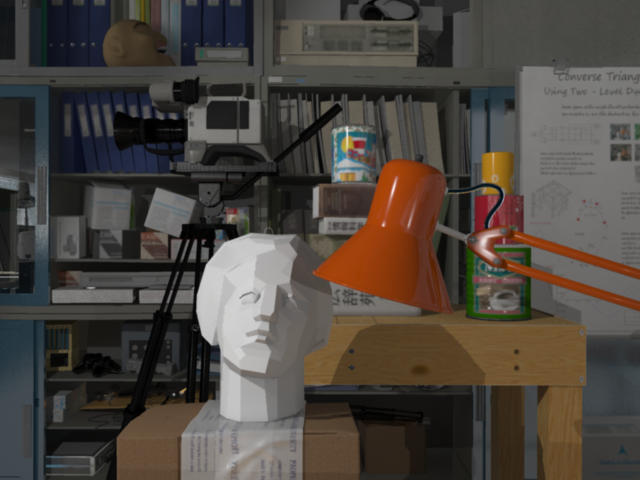
#> input picture Visual Odometry/Depth-Rectification-on-host-static/L_00001.png, 640 x 480 px
$ python test.py
#> lines starting #> are read from the running program, lines starting #| are printed output that depends on the picture
import cv2
import numpy as np
img1 = cv2.imread('./Depth-Rectification-on-host-static/L_00001.png')
#> img1 is the input picture: shape (480, 640, 3); mean B, G, R 63.6, 69.7, 76.3
img2 = cv2.imread('./Depth-Rectification-on-host-static/R_00001.png')
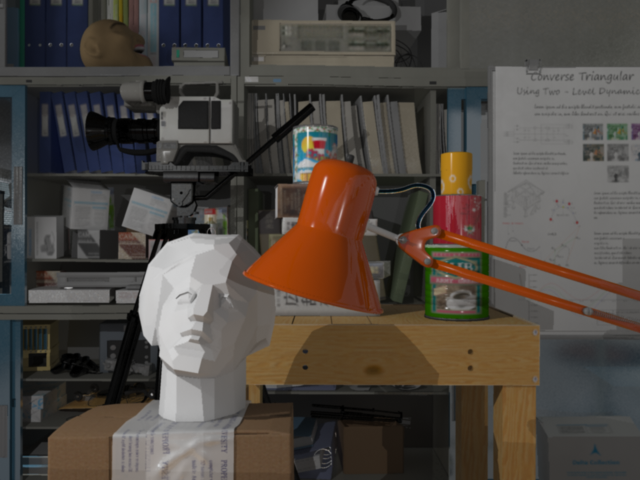
#> input picture Visual Odometry/Depth-Rectification-on-host-static/R_00001.png, 640 x 480 px
#> img2 is the input picture: shape (480, 640, 3); mean B, G, R 64.2, 70.6, 77.6
gray1 = cv2.cvtColor(img1, cv2.COLOR_BGR2GRAY)
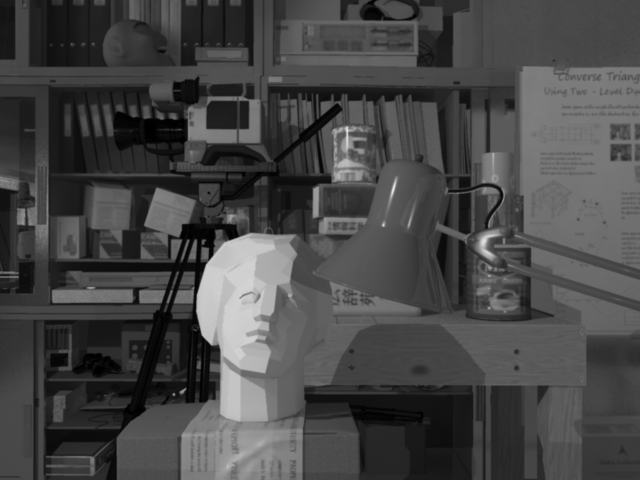
#> gray1: shape (480, 640); min 0, max 233, mean 70.9
gray2 = cv2.cvtColor(img2, cv2.COLOR_BGR2GRAY)
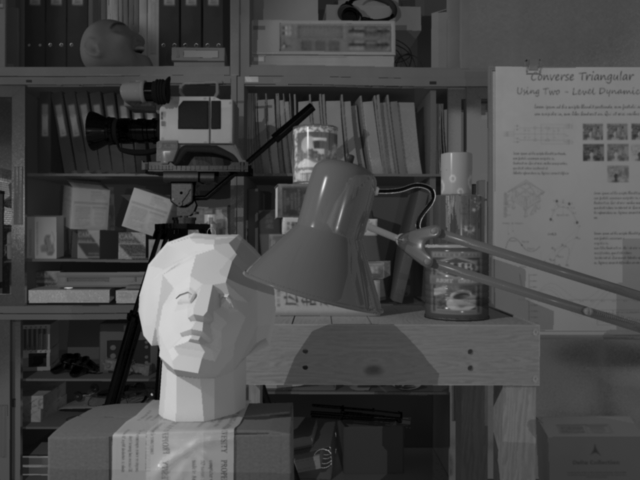
#> gray2: shape (480, 640); min 0, max 230, mean 72
sift = cv2.SIFT_create()
kp1, des1 = sift.detectAndCompute(gray1, None)
#> kp1 = 1097 keypoints; strongest (x, y, size): (239, 291, 64.3), (232, 232, 10.3), (211, 254, 4), (182, 392, 3.1)
kp2, des2 = sift.detectAndCompute(gray2, None)
#> kp2 = 952 keypoints; strongest (x, y, size): (178, 291, 61.9), (167, 232, 16.2), (203, 229, 7.4), (157, 396, 4.7)
bf = cv2.BFMatcher()
matches = bf.match(des1, des2)
#> matches = 1097 matches
matches = sorted(matches, key=lambda x: x.distance)
num_matches = int(len(matches) * 0.1)
#> num_matches = 109
matches = matches[:num_matches]
#> matches = 109 matches
src_pts = np.float32([kp1[m.queryIdx].pt for m in matches]).reshape(-1, 1, 2)
#> src_pts = 109 rows, first 8: [618.8, 154.5], [618.8, 154.5], [263.4, 337.7], [212.4, 108.9], [118, 258], [244.9, 124.7], [244.9, 124.7], [430, 108.9]
dst_pts = np.float32([kp2[m.trainIdx].pt for m in matches]).reshape(-1, 1, 2)
#> dst_pts = 109 rows, first 8: [591.3, 154.5], [591.3, 154.5], [197, 337.7], [184.2, 108.9], [95.52, 257.9], [216.8, 124.7], [216.8, 124.7], [407.6, 108.9]
F, mask = cv2.findFundamentalMat(src_pts, dst_pts, cv2.FM_RANSAC, 0.1, 0.99)
#> F = [[-7.69e-09, -0.000107, 0.035], [0.000107, 2.04e-06, -2.39], [-0.0349, 2.39, 1]]; mask = 109 values, max 1 at index 0, min 0 at index 13, mean 0.743
E, _ = cv2.findEssentialMat(src_pts, dst_pts)
#> E = [[6.14e-08, -5.13e-05, 0.0203], [4.58e-05, 2e-07, -0.707], [-0.019, 0.707, 4.43e-07]]
K = np.array([[1000, 0, img1.shape[1]/2], [0, 1000, img1.shape[0]/2], [0, 0, 1]])
R1, R2, T = cv2.decomposeEssentialMat(E)
#> R1 = [[0.998, 0.0555, 0.000137], [0.0555, -0.998, 3.31e-06], [0.000137, 4.31e-06, -1]]; R2 = [[1, -0.00187, -7.75e-06], [0.00187, 1, 4.04e-07], [7.75e-06, -4.19e-07, 1]]; T = [1, 0.0287, 7.25e-05]
P1 = np.hstack((K, np.zeros((3, 1))))
P2_1 = np.hstack((np.dot(K, R1), T))
#> P2_1 = [[998.5, 55.51, -319.9, 1], [55.54, -998.5, -240, 0.0287], [0.000137, 4.31e-06, -1, 7.25e-05]]
P2_2 = np.hstack((np.dot(K, R1), -T))
#> P2_2 = [[998.5, 55.51, -319.9, -1], [55.54, -998.5, -240, -0.0287], [0.000137, 4.31e-06, -1, -7.25e-05]]
P2_3 = np.hstack((np.dot(K, R2), T))
#> P2_3 = [[1000, -1.87, 320, 1], [1.87, 1000, 240, 0.0287], [7.75e-06, -4.19e-07, 1, 7.25e-05]]
P2_4 = np.hstack((np.dot(K, R2), -T))
#> P2_4 = [[1000, -1.87, 320, -1], [1.87, 1000, 240, -0.0287], [7.75e-06, -4.19e-07, 1, -7.25e-05]]
points4D_1 = cv2.triangulatePoints(P1, P2_1, src_pts, dst_pts)
points4D_2 = cv2.triangulatePoints(P1, P2_2, src_pts, dst_pts)
points4D_3 = cv2.triangulatePoints(P1, P2_3, src_pts, dst_pts)
points4D_4 = cv2.triangulatePoints(P1, P2_4, src_pts, dst_pts)
points3D_1 = cv2.convertPointsFromHomogeneous(points4D_1.T)[:, 0, :]
#> points3D_1 = 109 rows, first 8: [-0.000506, 0.00014, -0.00169], [-0.000506, 0.00014, -0.00169], [-0.00032, 0.000547, 0.00566], [-0.000424, -0.000518, 0.00394], [-0.000471, 3.38e-05, 0.00233], [-0.000401, -0.000617, 0.00533], [-0.000401, -0.000617, 0.00533], [-0.00056, 0.000664, -0.0051]
points3D_2 = cv2.convertPointsFromHomogeneous(points4D_2.T)[:, 0, :]
#> points3D_2 = 109 rows, first 8: [0.000506, -0.00014, 0.00169], [0.000506, -0.00014, 0.00169], [0.00032, -0.000547, -0.00566], [0.000424, 0.000518, -0.00394], [0.000471, -3.38e-05, -0.00233], [0.000401, 0.000617, -0.00533], [0.000401, 0.000617, -0.00533], [0.00056, -0.000664, 0.0051]
points3D_3 = cv2.convertPointsFromHomogeneous(points4D_3.T)[:, 0, :]
#> points3D_3 = 109 rows, first 8: [-0.0103, 0.00296, -0.0346], [-0.0103, 0.00296, -0.0346], [0.000842, -0.00146, -0.0149], [0.00373, 0.00453, -0.0347], [0.00894, -0.000808, -0.0443], [0.00261, 0.004, -0.0348], [0.00261, 0.004, -0.0348], [-0.00473, 0.00563, -0.043]
points3D_4 = cv2.convertPointsFromHomogeneous(points4D_4.T)[:, 0, :]
#> points3D_4 = 109 rows, first 8: [0.0103, -0.00296, 0.0346], [0.0103, -0.00296, 0.0346], [-0.000842, 0.00146, 0.0149], [-0.00373, -0.00453, 0.0347], [-0.00894, 0.000808, 0.0443], [-0.00261, -0.004, 0.0348], [-0.00261, -0.004, 0.0348], [0.00473, -0.00563, 0.043]
